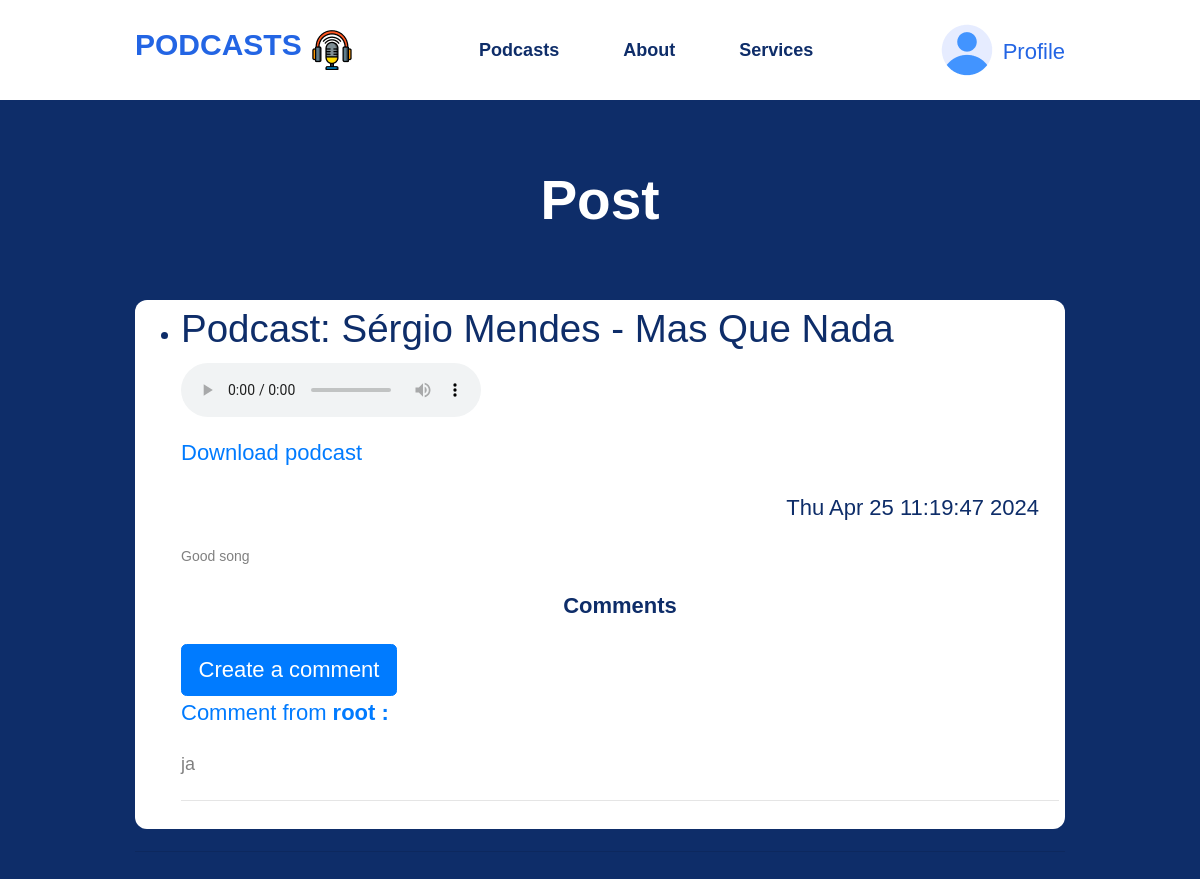
Page /posts/2/ on the committed database.
### blog/models.py (models this page shows)
class Post(models.Model):
    owner = models.ForeignKey(to=User, on_delete=models.CASCADE)
    title = models.CharField(max_length=200)
    content = models.TextField()
    created_time = models.DateTimeField(auto_now_add=True)
    audio_file = models.FileField(upload_to='podcasts/')

class Commentary(models.Model):
    user = models.ForeignKey(
        to=User,
        on_delete=models.CASCADE,
        related_name="comments"
    )
    post = models.ForeignKey(
        to=Post,
        on_delete=models.CASCADE,
        related_name="comments"
    )
    content = models.TextField()
    created_time = models.DateTimeField(auto_now_add=True)

class User(AbstractUser):
    pass

### blog/views.py (the view)
# urls.py: path("posts/<int:pk>/", PostDetatilView.as_view(), name="post-detail"),
class PostDetatilView(generic.DetailView):
    model = Post
    template_name = "blog/post_detail.html"

### templates/blog/post_detail.html (shortened to what this page needs)
{% extends "base.html" %}
{% load static %}
{% block content %}
    <div class="container">
          <h1 class="custom-header">Post</h1>
       <div class="content">
            <ul>
                <li>
                        <h3>Podcast: {{ post.title }}</h3>
                        <audio controls>
                            <source src="{{ post.audio_file }}" type="audio/mpeg">
                        </audio>
                        <p><a href="{{ post.audio_file }}">Download podcast</a></p>
                        <p style="text-align: right; margin-right: 20px">{{ post.created_time.ctime }}</p>
                        <div class="content-font">
                            <p>{{ post.content }}</p>
                        </div>
                        <div style="text-align: center">
                            <p><strong>Comments</strong></p>
                        </div>
                        <a href="{% url 'blog:create-comment' post.id %}">
                            <button class="btn btn-primary" type="submit">
                                Create a comment
                            </button>
                        <br>
                        {% for comment in post.comments.all %}
                            <p>Comment from <strong>{{ comment.user.username }} :</strong></p>
                            <p class="content-font" style="font-size: 18px">{{ comment.content }}</p>
                            <hr>
                        {% endfor %}
                    </a>
                </li>
            </ul>
        </div>
        <hr>
</div>
  {% include "includes/paginator.html" %}
{% endblock %}

### templates/base.html (shortened to what this page needs)
{% load static %}
<!DOCTYPE html>
<html lang="en">
<head>
  <link rel="stylesheet"
        href="https://cdn.jsdelivr.net/npm/bootstrap@4.5.3/dist/css/bootstrap.min.css"
>
  <link rel="stylesheet" type="text/css" href="{% static 'css/styles.css' %}">
</head>
<body>
<header>
    <div class="container">
        <div class="top-menu">
            <a href="http://127.0.0.1:8000/">
                <div class="logo">
                    <h1>Podcasts</h1>
                    <img src={% static 'img/microphone.png' %} alt="logo">
                </div>
            </a>
            <nav id="nav">
                <ul class="nav-list">
                    <li class="nav-item"><a href="#podcasts" class="nav-link">Podcasts</a></li>
                    <li class="nav-item"><a href="#about" class="nav-link">About</a></li>
                    <li class="nav-item"><a href="#services" class="nav-link">Services</a></li>
                </ul>
            </nav>
            <a href="admin">
                <div class="profile">
                    <img src={% static 'img/user.png' %} alt="user">
                    <p>Profile</p>
                </div>
            </a>
        </div>
    </div>
</header>
{% block content %}
{% endblock %}
</body>
</html>

### templates/includes/paginator.html (shortened to what this page needs)
<div class="paginator paginator-height">
</div>

### static/css/styles.css (style rules this page uses)
html { font-size: 22px; }
body { font-family: 'Montserrat', sans-serif; margin: 0; padding: 0; color: #0E2D69; background-color: #0E2D69; }
.content { padding: 6px; border-radius: 12px; background-color: white; }
.paginator-height { padding: 15px; }
.content-font { margin-right:45px; font-size: 14px; color: gray; }
.custom-header { text-align: center; height: 200px; line-height: 200px; margin-bottom: 0; color: #fff; }
.custom-header { font-weight: 700; }

### templates/blog/post_detail.html (style rules this page uses)
.container { width: 80%; max-width: 1200px; margin: 0 auto; }
audio { max-width: 100%; margin-bottom: 10px; }

### templates/base.html (style rules this page uses)
body { font-family: 'Montserrat', sans-serif; margin: 0; padding: 0; color: #0E2D69; background-color: #0E2D69; }
header { background-color: #fff; }
.container { width: 80%; max-width: 1200px; margin: 0 auto; }
.top-menu { display: flex; justify-content: space-between; align-items: center; padding: 10px 0; position: relative; }
.logo { display: flex; align-items: center; color: #2365E4; text-transform: uppercase; text-decoration: none; }
.logo h1 { font-weight: 900; font-size: 30px; margin-right: 10px; }
.logo img { height: 40px; }
nav { display: flex; align-items: center; }
nav ul { list-style: none; margin: 0; padding: 0; display: flex; }
nav li { margin: 10px; }
nav a { text-decoration: none; font-size: 18px; font-weight: 600; color: #0E2D69; padding: 10px 20px; transition: background-color 0.3s; }
.profile { display: flex; align-items: center; color: #2365E4; text-decoration: none; }
.profile p { padding-top: 25px; padding-left: 10px; }

### rows in the picture
Post: title "Sérgio Mendes - Mas Que Nada", created_time.ctime "Thu Apr 25 11:19:47 2024", content "Good song"
Commentary: user.username "root", content "ja"
